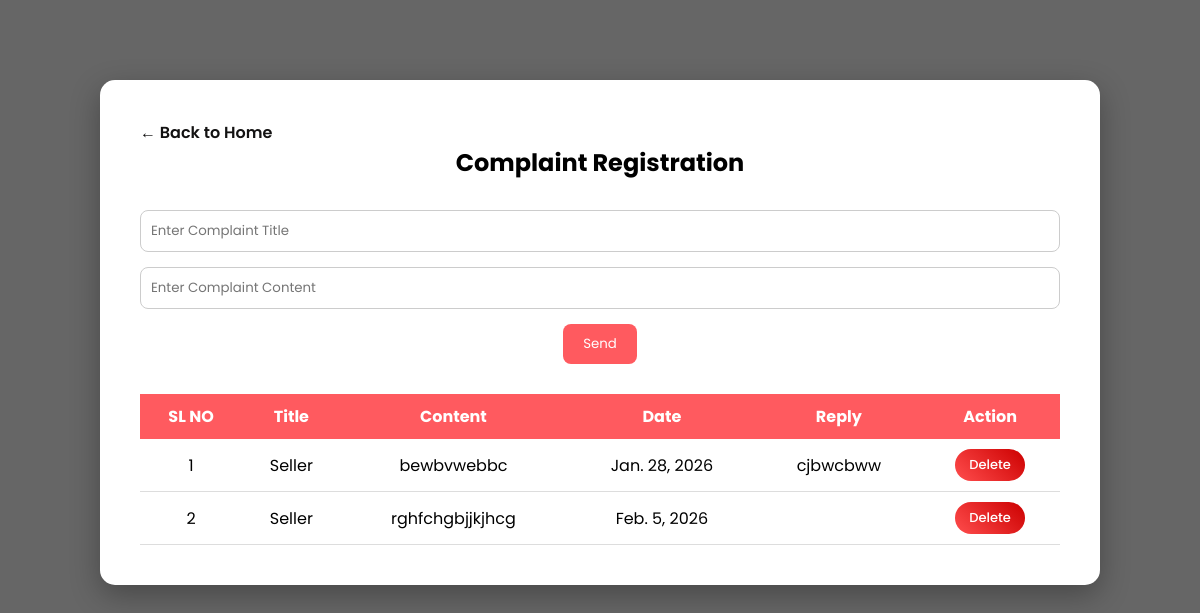
Before: /Seller/Complaint/ (signed in) with the older database file.
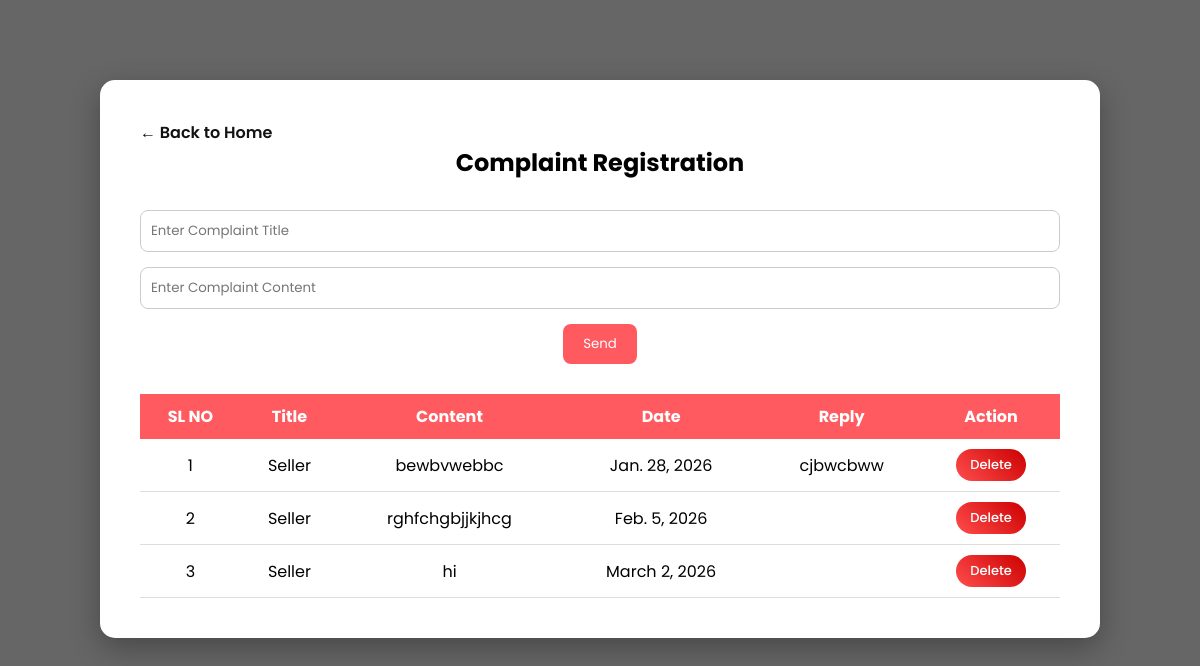
After: the same page with the newer database file.
### User/models.py (models this page shows)
class tbl_complaint(models.Model):
        complaint_title=(models.CharField(max_length=100))
        complaint_content=(models.CharField(max_length=300))
        complaint_status=models.IntegerField(default=0)
        complaint_date=models.DateField(auto_now_add=True)
        complaint_reply=models.CharField(max_length=300)
        user_id=models.ForeignKey(tbl_user,on_delete=models.CASCADE,null=True)
        seller_id=models.ForeignKey(tbl_seller,on_delete=models.CASCADE,null=True)
        renter_id=models.ForeignKey(tbl_renter,on_delete=models.CASCADE,null=True)

### Seller/views.py (the view)
# urls.py: path('Complaint/',views.Complaint,name='Complaint'),
def Complaint(request):
    com=tbl_complaint.objects.filter(seller_id=request.session['sid'])
    if request.method=='POST':
        title = request.POST.get('txt_title')
        content = request.POST.get('txt_content')
        tbl_complaint.objects.create(complaint_title=title,complaint_content=content,
                                     seller_id=tbl_seller.objects.get(id=request.session['sid']))
        return render(request,'Seller/Complaint.html',{'msg':"Complaint submited Successfully"})
    else:
        return render(request,'Seller/Complaint.html',{'complaint':com})

### Seller/Templates/Seller/Complaint.html (shortened to what this page needs)
{% load static %}
<!DOCTYPE html>
<html lang="en">
<head>
</head>
<body>
<div class="container">
    <div class="card">
        <a href="{% url 'Seller:Home'%}" class="home-link">← Back to Home</a>
        <h2>Complaint Registration</h2>
        <form method="post">
            <div class="form-group">
                <input type="text" name="txt_title" placeholder="Enter Complaint Title" required>
            </div>
            <div class="form-group">
                <input type="text" name="txt_content" placeholder="Enter Complaint Content" required>
            </div>
            <div style="text-align:center;">
                <input type="submit" value="Send" class="btn">
            </div>
        </form>
        <table>
            <tr>
                <th>SL NO</th>
                <th>Title</th>
                <th>Content</th>
                <th>Date</th>
                <th>Reply</th>
                <th>Action</th>
            </tr>
            {% for i in complaint %}
            <tr>
                <td>{{forloop.counter}}</td>
                <td>{{i.complaint_title}}</td>
                <td>{{i.complaint_content}}</td>
                <td>{{i.complaint_date}}</td>
                <td>{{i.complaint_reply}}</td>
                <td>
                    <a href="{% url 'Seller:delcom' i.id%}"
                       class="delete-btn"
                       onclick="return confirmDelete();">
                        Delete
                    </a>
                </td>
            </tr>
            {% endfor %}
        </table>
    </div>
</div>
</body>
</html>

Changed rows visible on the page:
added tbl_complaint: complaint_title "Seller", complaint_content "hi", complaint_date "March 2, 2026"
